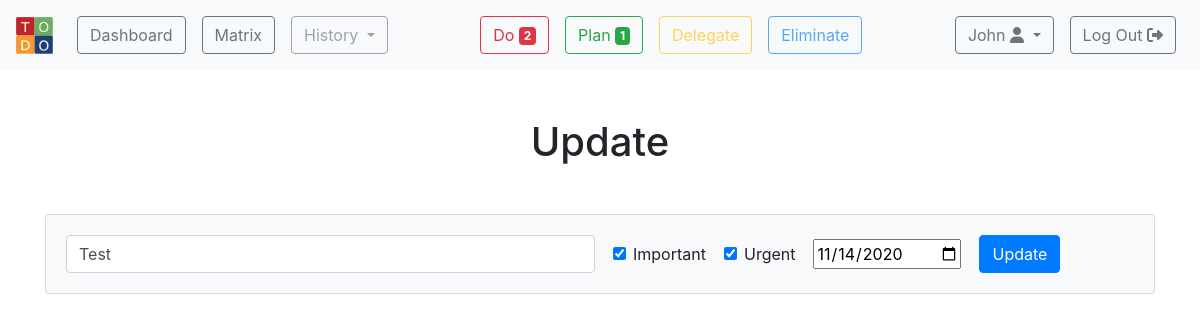
The page /update/5 (signed in) on the database its author committed.
### db.py (models this page shows, shortened)
class Todo(db.Model):
    id = db.Column(db.Integer, primary_key=True)
    content = db.Column(db.String(120), nullable=False)
    important = db.Column(db.Boolean, nullable=False)
    urgent = db.Column(db.Boolean, nullable=False)
    overdue = db.Column(db.Boolean, default=False)
    done = db.Column(db.Boolean, default=False)
    deleted = db.Column(db.Boolean, default=False)
    due = db.Column(db.Date)
    archived = db.Column(db.DateTime)
    created = db.Column(db.DateTime, nullable=False, default=datetime.utcnow)
    user_id = db.Column(db.Integer, db.ForeignKey('user.id'), nullable=False)

### app.py (the view, shortened to what this page needs)
@app.route("/update/<int:id>", methods=["GET", "POST"])
@login_required
def update(id):
    todo_to_update = Todo.query.get_or_404(id)
    if request.method == "GET":
        return render_template("update.html", todo=todo_to_update, filter=filter)

### helpers.py (called while the page is built)
def dates():
    user_id = session["user_id"]
    todos = Todo.query.filter(Todo.user_id == user_id, Todo.due != None).all()
    for todo in todos:
        if (todo.due - date.today()) <= timedelta(days=1):
            todo.urgent = True
        if (todo.due - date.today()) < timedelta(days=0):
            todo.important = True
            todo.overdue = True
        else:
            todo.overdue = False
    db.session.commit()

def login_required(f):
    @wraps(f)
    def decorated_function(*args, **kwargs):
        if "user_id" not in session:
            return redirect("/login")
        dates()
        count()
        return f(*args, **kwargs)
    return decorated_function

### templates/update.html (shortened to what this page needs)
{% extends "layout.html" %}
{% block main %}
    <h1 class="text-center mb-5">Update</h1>
    <div class="card mb-5 bg-light">
        <div class="card-body">
            <form action="/update/{{ todo.id }}" method="post">
                <div class="form-row align-items-center">
                    <div class="col-6 mr-2">
                        <input
                                class="form-control"
                                type="text"
                                name="content"
                                value="{{ todo.content }}"
                        >
                    </div>
                    <div class="col-auto mr-2">
                        <div class="form-check">
                            <input
                                    class="form-check-input"
                                    type="checkbox"
                                    name="important"
                                    id="important"
                                    {% if todo.important %}checked{% endif %}
                            >
                            <label class="form-check-label" for="important">
                                Important
                            </label>
                        </div>
                    </div>
                    <div class="col-auto mr-2">
                        <div class="form-check">
                            <input
                                    class="form-check-input"
                                    type="checkbox"
                                    name="urgent"
                                    id="urgent"
                                    {% if todo.urgent %}checked{% endif %}
                            >
                            <label class="form-check-label" for="urgent">
                                Urgent
                            </label>
                        </div>
                    </div>
                    <div class="col-auto mr-2">
                        <input
                                type="date"
                                name="due"
                                value="{{ todo.due }}"
                        >
                    </div>
                    <div class="col-auto mr-2">
                        <button type="submit" class="btn btn-primary">Update</button>
                    </div>
                </div>
            </form>
        </div>
    </div>
{% endblock %}

### rows shown on the page
Todo: content "Test", important "☑", urgent "☑", due "11/14/2020"

### other values the page prints
{{ session.do }} "2"
{{ session.plan }} "1"
{{ session["username"] }} "John"
